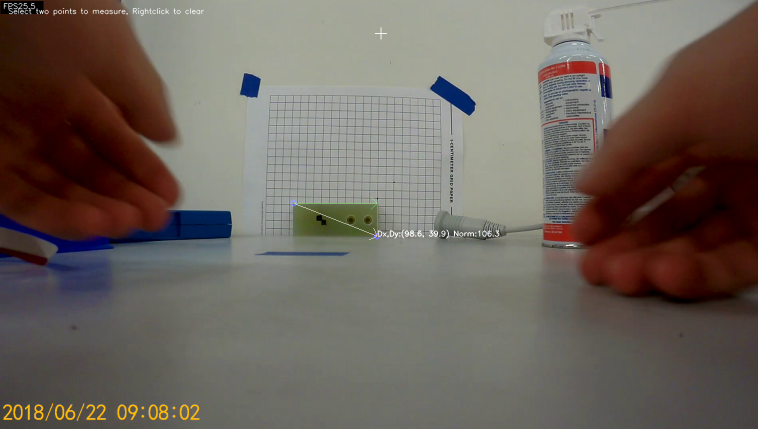
#> input picture Measure.png, 1515 x 857 px (shown at 1/2 size)
$ python UI-Eye.py
#> lines starting #> are read from the running program, lines starting #| are printed output that depends on the picture
import cv2 as cv
import numpy as np
from glob2 import glob
from matplotlib import pyplot as plt
from tkinter import filedialog

img_mask = 'Demos/UI/headrest*.png'  # default
search_path=filedialog.askopenfilename(title = "Select search image",filetypes = (("Image Toast","*.png"),("all files","*.*")),initialdir="Demos/UI")
#> the answer given: ../Measure.png
template = cv.imread(search_path) #do not compress template otherwise color space is skewed
#> template is the input picture: shape (857, 1515, 3); mean B, G, R 91.5, 98.8, 108.2
chans=cv.split(template)
colors = ("b", "g", "r")
templateChans=[]

for (chan, color) in zip(chans, colors):
    hist = cv.calcHist([chan], [0], None, [256], [0, 256])/(chan.size)
    templateChans.append(hist)
#> this loop made 3 passes
#> color on passes 1 to 3: 'b', 'g', 'r'
#> after the loop, templateChans = 3 items
	# plot the histogram
    #plt.plot(hist, color = color)
    #plt.xlim([0, 256])
#plt.show()
template = cv.cvtColor(template, cv.COLOR_BGR2GRAY)
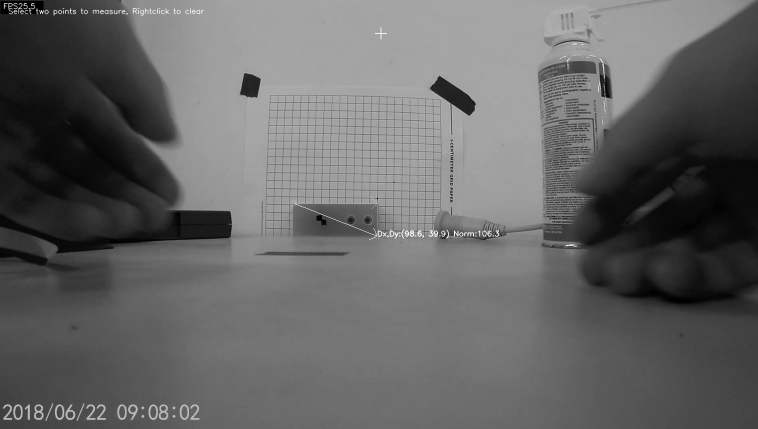
#> template: shape (857, 1515) (shown at 1/2 size); min 0, max 255, mean 100.8
#hist_Template = cv.calcHist([template], [0], None, [265], [0, 256])
#plt.figure()
#> (the run stopped early here; a loop or call above may not have finished)
